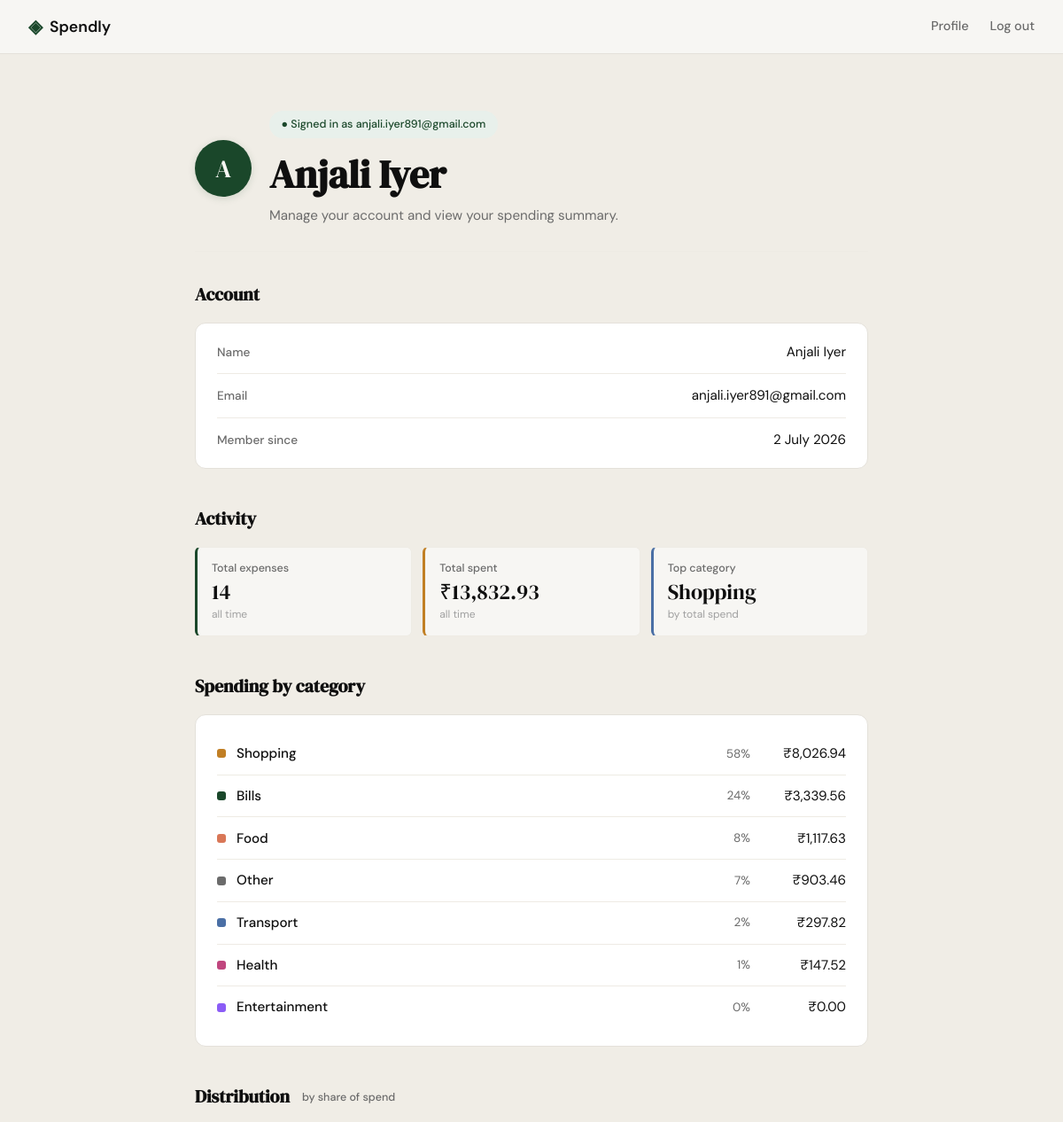
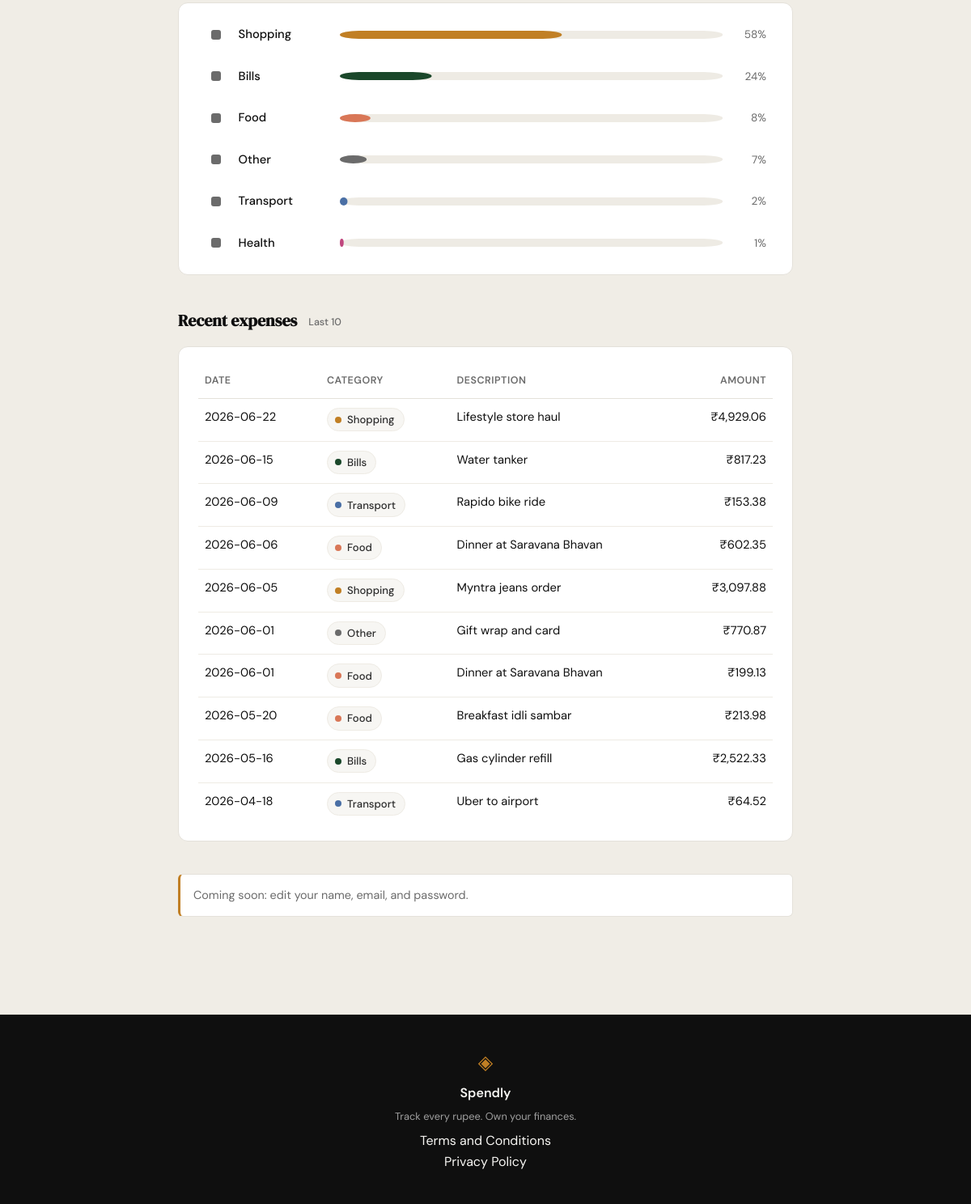
Screenshot of /profile (signed in) with the database file from the repository (2 pictures, top to bottom).
### tables this page shows
CREATE TABLE users (
                id            INTEGER PRIMARY KEY AUTOINCREMENT,
                name          TEXT    NOT NULL,
                email         TEXT    UNIQUE NOT NULL,
                password_hash TEXT    NOT NULL,
                created_at    TEXT    DEFAULT (datetime('now'))
            );

CREATE TABLE expenses (
                id          INTEGER PRIMARY KEY AUTOINCREMENT,
                user_id     INTEGER NOT NULL REFERENCES users(id),
                amount      REAL    NOT NULL,
                category    TEXT    NOT NULL,
                date        TEXT    NOT NULL,
                description TEXT,
                created_at  TEXT    DEFAULT (datetime('now'))
            );

### app.py (the view)
@app.route("/profile")
def profile():
    user_id = session.get("user_id")
    if user_id is None:
        return redirect(url_for("login"))
    conn = get_db()
    try:
        user = get_user_by_id(conn, user_id)
        if user is None:
            session.clear()
            return redirect(url_for("login"))
        stats = get_summary_stats(conn, user_id)
        transactions = get_recent_transactions(conn, user_id)   # limit=10 default
        categories = get_category_breakdown(conn, user_id)
    finally:
        conn.close()
    member_since = (
        datetime.strptime(user["member_since"], "%Y-%m-%d %H:%M:%S")
        .strftime("%d %B %Y")
        .lstrip("0")
    )
    return render_template(
        "profile.html",
        user={"name": user["name"], "email": user["email"]},
        member_since=member_since,
        expense_count=stats["transaction_count"],
        total_spent=stats["total_spent"],
        top_category=stats["top_category"],
        recent_transactions=transactions,
        category_breakdown=categories,
    )

### database/db.py (called while the page is built)
def get_db() -> sqlite3.Connection:
    conn = sqlite3.connect(DB_PATH)
    conn.row_factory = sqlite3.Row
    conn.execute("PRAGMA foreign_keys = ON")
    return conn

### database/queries.py (called while the page is built)
def get_user_by_id(conn: sqlite3.Connection, user_id: int) -> dict[str, Any] | None:
    row = conn.execute(
        "SELECT name, email, created_at FROM users WHERE id = ?",
        (user_id,),
    ).fetchone()
    if row is None:
        return None
    return {
        "name": row["name"],
        "email": row["email"],
        "member_since": row["created_at"],
    }

def get_summary_stats(conn: sqlite3.Connection, user_id: int) -> dict[str, Any]:
    totals = conn.execute(
        "SELECT COUNT(*), COALESCE(SUM(amount), 0) "
        "FROM expenses WHERE user_id = ?",
        (user_id,),
    ).fetchone()
    top = conn.execute(
        "SELECT category, SUM(amount) AS total "
        "FROM expenses WHERE user_id = ? "
        "GROUP BY category "
        "ORDER BY total DESC, category ASC "
        "LIMIT 1",
        (user_id,),
    ).fetchone()
    return {
        "total_spent": float(totals[1]),
        "transaction_count": int(totals[0]),
        "top_category": top["category"] if top is not None else "—",
    }

def get_recent_transactions(
    conn: sqlite3.Connection,
    user_id: int,
    limit: int = 10,
) -> list[dict[str, Any]]:
    rows = conn.execute(
        "SELECT date, description, category, amount "
        "FROM expenses WHERE user_id = ? "
        "ORDER BY date DESC, id DESC LIMIT ?",
        (user_id, limit),
    ).fetchall()
    return [
        {
            "date": r["date"],
            "description": r["description"],
            "category": r["category"],
            "amount": r["amount"],
        }
        for r in rows
    ]

### templates/profile.html (shortened to what this page needs)
{% extends "base.html" %}
{% block content %}
<section class="profile-page">
    <div class="profile-inner">
        <div class="profile-header">
            <div class="profile-avatar" aria-hidden="true">{{ user["name"][0] | upper }}</div>
            <div class="profile-header-text">
                <div class="profile-eyebrow">● Signed in as {{ user["email"] }}</div>
                <h1 class="profile-title">{{ user["name"] }}</h1>
                <p class="profile-subtitle">Manage your account and view your spending summary.</p>
            </div>
        </div>
        <div class="profile-section">
            <h2 class="profile-section-title">Account</h2>
            <div class="profile-card">
                <div class="profile-row">
                    <span class="profile-row-label">Name</span>
                    <span class="profile-row-value">{{ user["name"] }}</span>
                </div>
                <div class="profile-row">
                    <span class="profile-row-label">Email</span>
                    <span class="profile-row-value">{{ user["email"] }}</span>
                </div>
                <div class="profile-row">
                    <span class="profile-row-label">Member since</span>
                    <span class="profile-row-value">{{ member_since }}</span>
                </div>
            </div>
        </div>
        <div class="profile-section">
            <h2 class="profile-section-title">Activity</h2>
            <div class="mock-stats">
                <div class="mock-stat">
                    <span class="mock-stat-label">Total expenses</span>
                    <span class="mock-stat-value">{{ expense_count }}</span>
                    <span class="mock-stat-meta">all time</span>
                </div>
                <div class="mock-stat">
                    <span class="mock-stat-label">Total spent</span>
                    <span class="mock-stat-value">₹{{ "{:,.2f}".format(total_spent) }}</span>
                    <span class="mock-stat-meta">all time</span>
                </div>
                <div class="mock-stat">
                    <span class="mock-stat-label">Top category</span>
                    <span class="mock-stat-value">{{ top_category }}</span>
                    <span class="mock-stat-meta">by total spend</span>
                </div>
            </div>
        </div>
        <div class="profile-section">
            <h2 class="profile-section-title">Spending by category</h2>
            <div class="profile-card">
                {% for row in category_breakdown %}
                <div class="category-row" data-cat="{{ row.name }}">
                    <span class="category-swatch" aria-hidden="true"></span>
                    <span class="category-name">{{ row.name }}</span>
                    <span class="category-pct">{{ row.pct }}%</span>
                    <span class="category-amount">₹{{ "{:,.2f}".format(row.amount) }}</span>
                </div>
                {% endfor %}
            </div>
        </div>
        {% set has_spend = category_breakdown | sum(attribute='pct') > 0 -%}
        {% if has_spend -%}
        <div class="profile-section">
            <h2 class="profile-section-title">
                Distribution
                <span class="profile-section-meta">by share of spend</span>
            </h2>
            <div class="profile-card">
                <div class="category-chart" role="list">
                    {%- for row in category_breakdown -%}
                        {%- if row.pct > 0 %}
                    <div class="chart-row{% if loop.first %} chart-row-top{% endif %}"
                         role="listitem"
                         tabindex="0"
                         data-cat="{{ row.name }}"
                         aria-label="{{ row.name }}: {{ row.pct }} percent, Rs {{ '{:,.2f}'.format(row.amount) }}">
                        <span class="chart-row-swatch" aria-hidden="true"></span>
                        <span class="chart-row-label">{{ row.name }}</span>
                        <svg class="chart-bar" viewBox="0 0 100 10"
                             preserveAspectRatio="none"
                             aria-hidden="true">
                            <rect class="chart-bar-track" x="0" y="0" width="100" height="10" rx="5" />
                            <rect class="chart-bar-fill"
                                  x="0" y="0"
                                  width="{{ row.pct }}" height="10"
                                  rx="5" />
                        </svg>
                        <span class="chart-row-pct">{{ row.pct }}%</span>
                    </div>
                        {%- endif -%}
                    {%- endfor %}
                </div>
            </div>
        </div>
        {%- endif %}
        <div class="profile-section">
            <h2 class="profile-section-title">
                Recent expenses
                <span class="profile-section-meta">Last 10</span>
            </h2>
            <div class="profile-card">
                {% if recent_transactions %}
                <table class="expense-table">
                    <thead>
                        <tr>
                            <th>Date</th>
                            <th>Category</th>
                            <th>Description</th>
                            <th class="amount">Amount</th>
                        </tr>
                    </thead>
                    <tbody>
                        {% for tx in recent_transactions %}
                        <tr>
                            <td>{{ tx.date }}</td>
                            <td>
                                <span class="category-chip" data-cat="{{ tx.category }}">
                                    <span class="category-chip-dot" aria-hidden="true"></span>
                                    {{ tx.category }}
                                </span>
                            </td>
                            <td>
                                {% if tx.description and tx.description.strip() %}
                                    {{ tx.description }}
                                {% else %}
                                    &mdash;
                                {% endif %}
                            </td>
                            <td class="amount">₹{{ "{:,.2f}".format(tx.amount) }}</td>
                        </tr>
                        {% endfor %}
                    </tbody>
                </table>
                {% else %}
                <p class="profile-empty">
                    No expenses yet. Add your first one to start tracking your spending.
                </p>
                {% endif %}
            </div>
        </div>
        <div class="profile-section">
            <p class="profile-note">
                Coming soon: edit your name, email, and password.
            </p>
        </div>
    </div>
</section>
{% endblock %}

### rows the page displays
users: name "A", email "anjali.iyer891@gmail.com", name "Anjali Iyer"
expenses: name "Health", pct "1", amount "147.52"
expenses: date "2026-06-22", category "Shopping", description "Lifestyle store haul", amount "4,929.06"
expenses: date "2026-06-15", category "Bills", description "Water tanker", amount "817.23"
expenses: date "2026-06-09", category "Transport", description "Rapido bike ride", amount "153.38"
expenses: date "2026-06-06", category "Food", description "Dinner at Saravana Bhavan", amount "602.35"
expenses: date "2026-06-05", category "Shopping", description "Myntra jeans order", amount "3,097.88"
expenses: date "2026-06-01", category "Other", description "Gift wrap and card", amount "770.87"
expenses: date "2026-06-01", category "Food", description "Dinner at Saravana Bhavan", amount "199.13"
expenses: date "2026-05-20", category "Food", description "Breakfast idli sambar", amount "213.98"
expenses: date "2026-05-16", category "Bills", description "Gas cylinder refill", amount "2,522.33"
expenses: date "2026-04-18", category "Transport", description "Uber to airport", amount "64.52"

### other values shown
{{ member_since }} "2 July 2026"
{{ expense_count }} "14"
{{ "{:,.2f}".format(total_spent) }} "13,832.93"
{{ top_category }} "Shopping"
{{ row.name }} "Shopping" "Bills" "Food" "Other" "Transport" "Entertainment"
{{ row.pct }} "58" "24" "8" "7" "2" "0"
{{ "{:,.2f}".format(row.amount) }} "8,026.94" "3,339.56" "1,117.63" "903.46" "297.82" "0.00"
{{ row.name }} "Shopping" "Bills" "Food" "Other" "Transport" "Health"
{{ row.pct }} "58" "24" "8" "7" "2" "1"
